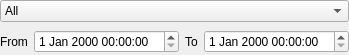
<?xml version="1.0" encoding="UTF-8"?>
<ui version="4.0">
 <class>CTimeFilterParamEditorComp</class>
 <widget class="QWidget" name="CTimeFilterParamEditorComp">
  <property name="geometry">
   <rect>
    <x>0</x>
    <y>0</y>
    <width>347</width>
    <height>55</height>
   </rect>
  </property>
  <property name="windowTitle">
   <string>Form</string>
  </property>
  <layout class="QVBoxLayout" name="verticalLayout">
   <property name="leftMargin">
    <number>0</number>
   </property>
   <property name="topMargin">
    <number>0</number>
   </property>
   <property name="rightMargin">
    <number>0</number>
   </property>
   <property name="bottomMargin">
    <number>0</number>
   </property>
   <item>
    <widget class="QComboBox" name="TimeCombo">
     <item>
      <property name="text">
       <string>All</string>
      </property>
     </item>
     <item>
      <property name="text">
       <string>Last Hour</string>
      </property>
     </item>
     <item>
      <property name="text">
       <string>Last 4 Hours</string>
      </property>
     </item>
     <item>
      <property name="text">
       <string>Last 8 Hours</string>
      </property>
     </item>
     <item>
      <property name="text">
       <string>Last Day</string>
      </property>
     </item>
     <item>
      <property name="text">
       <string>Last Week</string>
      </property>
     </item>
     <item>
      <property name="text">
       <string>Last Month</string>
      </property>
     </item>
     <item>
      <property name="text">
       <string>Last Quarter</string>
      </property>
     </item>
     <item>
      <property name="text">
       <string>Last Year</string>
      </property>
     </item>
     <item>
      <property name="text">
       <string>Custom</string>
      </property>
     </item>
    </widget>
   </item>
   <item>
    <widget class="QFrame" name="CustomRangeFrame">
     <property name="frameShape">
      <enum>QFrame::NoFrame</enum>
     </property>
     <property name="frameShadow">
      <enum>QFrame::Raised</enum>
     </property>
     <layout class="QHBoxLayout" name="horizontalLayout">
      <property name="leftMargin">
       <number>0</number>
      </property>
      <property name="topMargin">
       <number>0</number>
      </property>
      <property name="rightMargin">
       <number>0</number>
      </property>
      <property name="bottomMargin">
       <number>0</number>
      </property>
      <item>
       <widget class="QLabel" name="label">
        <property name="sizePolicy">
         <sizepolicy hsizetype="Maximum" vsizetype="Preferred">
          <horstretch>0</horstretch>
          <verstretch>0</verstretch>
         </sizepolicy>
        </property>
        <property name="text">
         <string>From</string>
        </property>
       </widget>
      </item>
      <item>
       <widget class="QDateTimeEdit" name="CustomBeginDate"/>
      </item>
      <item>
       <widget class="QLabel" name="label_2">
        <property name="sizePolicy">
         <sizepolicy hsizetype="Maximum" vsizetype="Preferred">
          <horstretch>0</horstretch>
          <verstretch>0</verstretch>
         </sizepolicy>
        </property>
        <property name="text">
         <string>To</string>
        </property>
       </widget>
      </item>
      <item>
       <widget class="QDateTimeEdit" name="CustomEndDate"/>
      </item>
     </layout>
    </widget>
   </item>
  </layout>
 </widget>
 <resources>
  <include location="../../../Acula/AuxInclude/Qt5_VC15_64/GeneratedFiles/aculastatgui/aculastatguilight.qrc"/>
 </resources>
 <connections/>
</ui>
